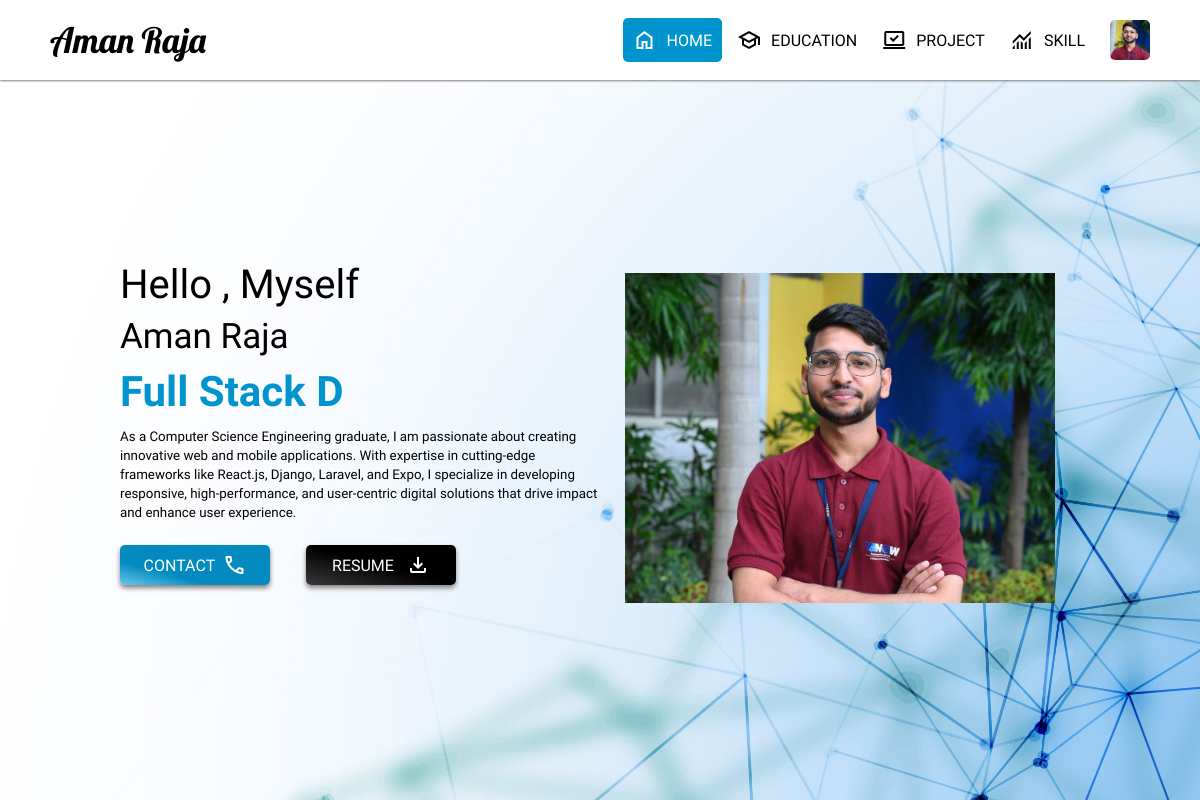
The app's page / (signed in) with its own data.
### apps/models.py (models this page shows, shortened)
class Profile(models.Model):
    user = models.OneToOneField(User, on_delete=models.CASCADE, related_name='profile')
    profile_photo = models.ImageField(upload_to='profile_photos/', blank=True, null=True)
    mobile = models.CharField(max_length=15, blank=True)
    bio = models.TextField(blank=True)
    designation = models.CharField(max_length=100, blank=True)
    created = models.DateTimeField(auto_now_add=True)
    updated = models.DateTimeField(auto_now=True)

### Portfolio/views.py (the view)
# urls.py: 2. Add a URL to urlpatterns:  path('', views.home, name='home')
def home(request):
    return render(request, 'index.html')

### apps/context_processors.py (called while the page is built)
def user_context(request):
    data = Profile.objects.get(mobile='9155244224' )
    return {'data': data}

### templates/index.html (shortened to what this page needs)
{% extends 'layouts/base.html' %}
{% block main %}
<div class="landing-page">
    <div class="landing-info">
        <p>Hello , Myself</p>
        <p>{{ data.user.first_name }} {{ data.user.last_name }} </p>
        <p id="profession"></p>
        <small>{{ data.bio }}</small>
        <div class="resume-contact-div">
            <a href="{% url 'contact' %}">CONTACT<span class="material-symbols-outlined">call</span></a>
            <a href="{% url 'download_resume' %}">RESUME<span class="material-symbols-outlined">download</span></a>
        </div>
        <div class="profile-icons">
            <a href="{{github_link}}"></a>
            <a href="{% if user.social %}
                        {% for social in user.social.all %}
                            {% if social.name == 'linkedin' %}
                                {{ social.link }}
                            {% endif %}
                        {% endfor %}
                    {% endif %}"></a>
            <a href="#"></a>
            <a href="#"></a>
            <a href="#"></a>
        </div>
    </div>
    <div class="landing-image">
        {% load static %}
        <img src="{% static 'img/amanpic.jpg' %}" alt="">
    </div>
</div>
{% endblock %}

### templates/layouts/base.html (shortened to what this page needs)
<!DOCTYPE html>
<html lang="en">
  <head>
    {% load static %}
    <link rel="stylesheet" href="{% static 'css/main.css' %}" />
    <link rel="stylesheet" href="{% static 'css/education.css' %}" />
    <link rel="stylesheet" href="{% static 'css/project.css' %}" />
    <link rel="stylesheet" href="{% static 'css/skill.css' %}" />
    <link rel="stylesheet" href="{% static 'css/feedback.css' %}" />
    <link rel="stylesheet" href="{% static 'css/message.css' %}" />
    <link
      rel="stylesheet"
      href="https://cdn-uicons.flaticon.com/2.2.0/uicons-brands/css/uicons-brands.css"
    />
  </head>
  <body>
    {% include 'layouts/header.html' %}
    <main id="content" class="content">{% block main %} {% endblock %}</main>
  </body>
</html>

### templates/layouts/header.html (shortened to what this page needs)
<header>
  <div class="logo">
    <a href="{% url 'home' %}">{{ data.user.first_name }} {{ data.user.last_name }}</a>
  </div>
  <nav class="window">
    <ul>
      <li>
        <a href="{% url 'home' %}" class="active"><span
            class="material-symbols-outlined window-nav-icon">home</span>HOME</a>
      </li>
      <li>
        <a href="{% url 'education' %}"><span
            class="material-symbols-outlined window-nav-icon">school</span>EDUCATION</a>
      </li>
      <li>
        <a href="{% url 'project' %}"><span
            class="material-symbols-outlined window-nav-icon">sync_saved_locally</span>PROJECT</a>
      </li>
      <li>
        <a href="{% url 'skill' %}"><span class="material-symbols-outlined window-nav-icon">monitoring</span>SKILL</a>
      </li>
      {% load static %}
      <li>
        <a href="#" id="menuToggle"><img src="{{data.profile_photo.url}}" alt="" /></a>
      </li>
    </ul>
  </nav>
</header>

### static/css/main.css (style rules this page uses)
* { margin: 0; padding: 0; box-sizing: border-box; font-family: "Play", sans-serif; }
:root { --white-color: #ffffff; --black-color: #000000; --blue-color: #0094cf; --gray-color: gray; --red-color: rgb(232, 0, 0); --navy-color: blue; --lightblue-color: #69c7ed; --darkblue-color: #038abf; --lightblack-color: #393939; }
header { position: fixed; top: 0; left: 0; right: 0; width: 100%; background-color: var(--white-color); box-shadow: 0px 1px 2px var(--gray-color); display: flex; align-items: center; justify-content: space-between; padding: 5px 50px; z-index: 99; height: 10vh; }
.logo a { text-decoration: none; font-family: "Lobster", sans-serif; color: var(--black-color); font-size: 35px; }
.window ul { list-style-type: none; display: flex; align-items: center; }
.window ul li { display: flex; margin-right: 5px; }
.window ul li:last-child { margin-right: 0px; margin-left: 10px; }
.window ul li a { text-decoration: none; padding: 10px; color: var(--black-color); font-weight: 500; font-style: normal; font-size: 16px; border-radius: 5px; transition: all 0.5s ease; display: flex; align-items: center; }
.window ul li:last-child a { width: 40px; height: 40px; padding: 0; }
.window ul li:last-child img { width: 100%; height: 100%; border-radius: 5px; }
.window a.active { background-color: var(--blue-color); color: var(--white-color); }
.window-nav-icon { margin-right: 10px; }
main { position: relative; top: 10vh; z-index: 90; }
.landing-page { width: 100%; height: 90vh; display: flex; justify-content: center; align-items: center; background-image: url('/static/img/w-home.jpg'); background-repeat: no-repeat; background-size: cover; background-position: center; }
.landing-info { width: 40%; }
.landing-info p:first-child { font-size: 2.5rem; margin-bottom: 8px; }
.landing-info p { font-size: 35px; }
#profession { font-size: 42px; font-weight: 700; color: #0094cf; margin: 10px 0px; }
.resume-contact-div { display: flex; margin-top: 3vh; }
.resume-contact-div a { display: flex; justify-content: space-around; align-items: center; border-radius: 5px; box-shadow: 0px 3px 5px var(--gray-color); text-decoration: none; color: var(--white-color); font-size: 16px; background-image: linear-gradient(to top right, var(--lightblue-color) 0%, var(--darkblue-color)30%); width: 150px; height: 40px; padding: 0px 20px; transition: transform 0.5s ease; }
.resume-contact-div a:first-child { margin-right: 3vw; }
.resume-contact-div a:last-child { background-image: linear-gradient(to top right, var(--lightblack-color) 0%, var(--black-color) 50% ); color: var(--white-color); }
.profile-icons { margin-top: 3vh; display: flex; }
.profile-icons a { text-decoration: none; display: flex; align-items: center; justify-content: center; color: var(--black-color); padding: 7px 7px 3px 7px; margin-right: 10px; border-radius: 5px; transition: transform 0.7s ease; }
.landing-image { width: 40%; padding: 25px; }
.landing-image img { width: 100%; height: 100%; object-fit: cover; animation: changeBorderRadius 5s infinite ease-in-out; }

### records on screen
Profile: user.first_name "Aman", user.last_name "Raja", profile_photo (placeholder picture), bio "As a Computer Science Engineering graduate, I am passionate about creating innovative web and mobile applications. With expertise in cutting-edge frameworks like React.js, Django, Laravel, and Expo, I specialize in developing responsive, high-performance, and user-centric digital solutions that drive impact and enhance user experience."
